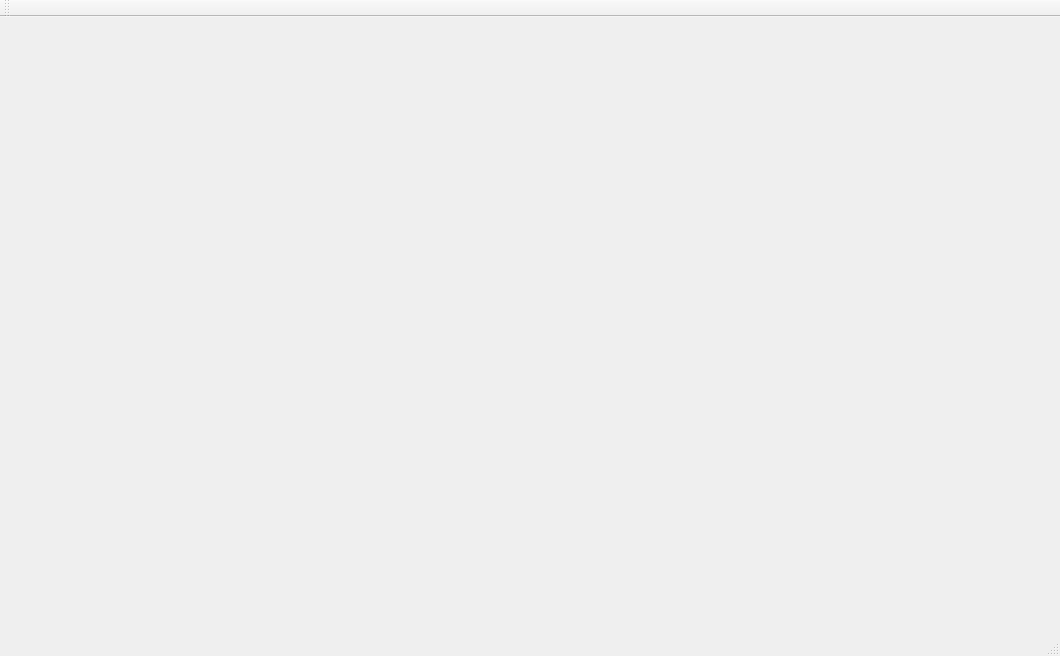
<?xml version="1.0" encoding="UTF-8"?>
<ui version="4.0">
 <class>MainWindow</class>
 <widget class="QMainWindow" name="MainWindow">
  <property name="geometry">
   <rect>
    <x>0</x>
    <y>0</y>
    <width>1060</width>
    <height>656</height>
   </rect>
  </property>
  <property name="windowTitle">
   <string>MainWindow</string>
  </property>
  <widget class="QWidget" name="centralWidget">
   <widget class="QCustomPlot" name="custom" native="true">
    <property name="geometry">
     <rect>
      <x>0</x>
      <y>0</y>
      <width>1061</width>
      <height>591</height>
     </rect>
    </property>
   </widget>
  </widget>
  <widget class="QMenuBar" name="menuBar">
   <property name="geometry">
    <rect>
     <x>0</x>
     <y>0</y>
     <width>1060</width>
     <height>26</height>
    </rect>
   </property>
  </widget>
  <widget class="QToolBar" name="mainToolBar">
   <attribute name="toolBarArea">
    <enum>TopToolBarArea</enum>
   </attribute>
   <attribute name="toolBarBreak">
    <bool>false</bool>
   </attribute>
  </widget>
  <widget class="QStatusBar" name="statusBar"/>
 </widget>
 <layoutdefault spacing="6" margin="11"/>
 <customwidgets>
  <customwidget>
   <class>QCustomPlot</class>
   <extends>QWidget</extends>
   <header>qcustomplot.h</header>
   <container>1</container>
  </customwidget>
 </customwidgets>
 <resources/>
 <connections/>
</ui>
